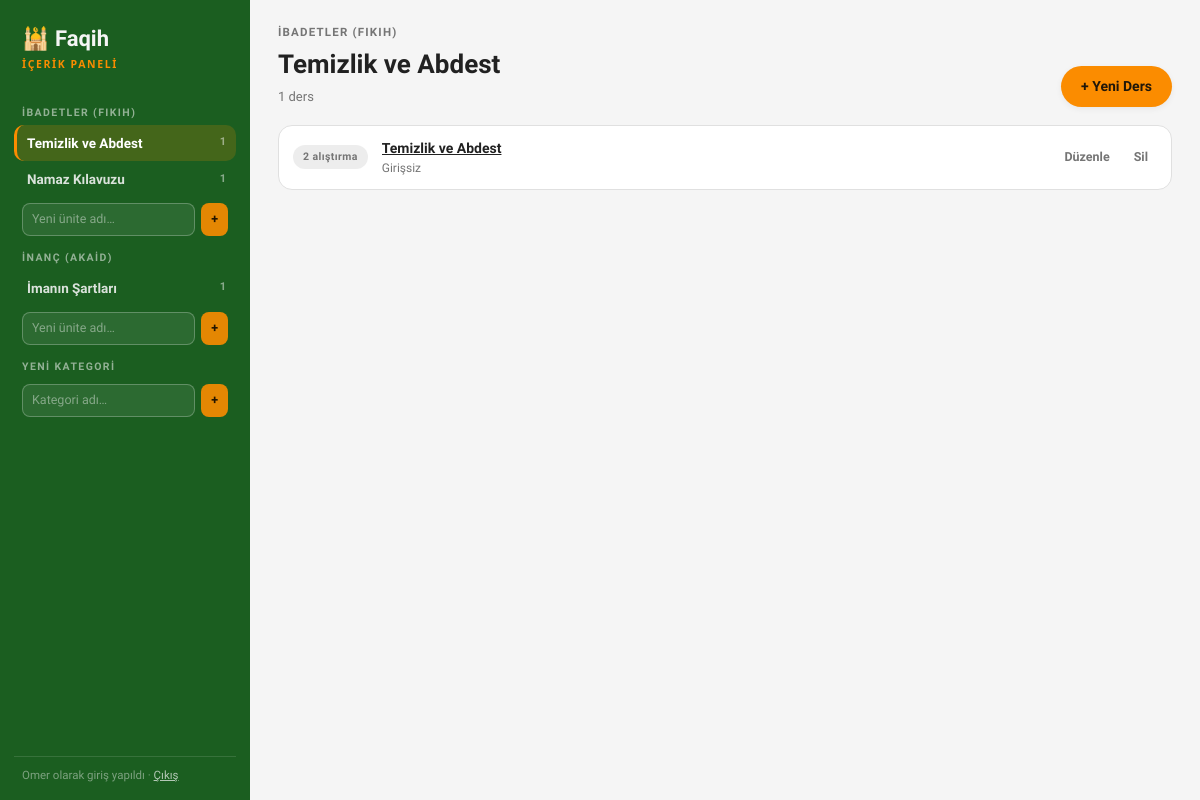
/panel/unite/4/ (signed in), run on the app's committed database.
### content/models.py (models this page shows, shortened)
class Category(models.Model):
    title = models.CharField(max_length=200, verbose_name='Kategori Adı')
    class Meta:
        verbose_name        = 'Kategori'
        verbose_name_plural = 'Kategoriler'
        ordering            = ['id']

class Unit(models.Model):
    category = models.ForeignKey(
        Category, on_delete=models.CASCADE,
        related_name='units', verbose_name='Kategori'
    )
    title = models.CharField(max_length=200, verbose_name='Ünite Adı')
    class Meta:
        verbose_name        = 'Ünite'
        verbose_name_plural = 'Üniteler'
        ordering            = ['id']

class Lesson(models.Model):
    unit             = models.ForeignKey(
        Unit, on_delete=models.CASCADE,
        related_name='lessons', verbose_name='Ünite'
    )
    title            = models.CharField(max_length=200, verbose_name='Ders Adı')
    intro_kind       = models.CharField(
        max_length=10, choices=LESSON_INTRO_KINDS,
        default='none', verbose_name='Giriş Türü'
    )
    intro_text       = models.TextField(blank=True, verbose_name='Giriş Metni')
    intro_video_url  = models.URLField(blank=True, verbose_name='Giriş Videosu')
    intro_image_data = models.BinaryField(null=True, blank=True, editable=False)
    intro_image_mime = models.CharField(max_length=50, blank=True, default='')
    class Meta:
        verbose_name        = 'Ders'
        verbose_name_plural = 'Dersler'
        ordering            = ['id']

### panel/views.py (the view)
# urls.py: path('unite/<int:unit_id>/', views.unit_detail, name='unit'),
@staff_member_required
def unit_detail(request, unit_id):
    unit = get_object_or_404(Unit, pk=unit_id)
    ctx = _sidebar_context(unit)
    ctx['unit'] = unit
    ctx['lessons'] = unit.lessons.all()
    return render(request, 'panel/unit.html', ctx)

### panel/views.py (called while the page is built)
def _sidebar_context(selected_unit=None, selected_lesson=None):
    return {
        'categories': Category.objects.prefetch_related('units__lessons__exercises'),
        'selected_unit': selected_unit,
        'selected_lesson': selected_lesson,
    }

### panel/templates/panel/unit.html (shortened to what this page needs)
{% extends "panel/base.html" %}
{% block main %}
  {% if unit %}
    <div class="crumb">{{ unit.category.title }}</div>
    <div class="main-head">
      <div>
        <h1>{{ unit.title }}</h1>
        <div class="sub">{{ lessons|length }} ders</div>
      </div>
      <a class="btn btn-gold" href="{% url 'panel:lesson_new' unit.id %}">+ Yeni Ders</a>
    </div>
    <div class="qlist">
      {% for lesson in lessons %}
        <div class="qrow">
          <span class="chip" style="--tc: var(--muted)">{{ lesson.exercises.count }} alıştırma</span>
          <div class="qtext">
            <div class="t"><a href="{% url 'panel:lesson' lesson.id %}">{{ lesson.title }}</a></div>
            <div class="a">{% if lesson.intro_kind != 'none' %}Giriş: {{ lesson.get_intro_kind_display }}{% else %}Girişsiz{% endif %}</div>
          </div>
          <div class="qacts">
            <a href="{% url 'panel:lesson_edit' lesson.id %}">Düzenle</a>
            <form method="post" action="{% url 'panel:lesson_delete' lesson.id %}"
                  onsubmit="return confirm('Bu ders silinsin mi? İçindeki tüm alıştırmalar da silinir.');">
              <button type="submit">Sil</button>
            </form>
          </div>
        </div>
      {% empty %}
        <div class="empty">Bu ünitede henüz ders yok.<br>“+ Yeni Ders” ile ilk dersi ekle.</div>
      {% endfor %}
    </div>
  {% else %}
    <div class="main-head"><h1>Hoş geldin 👋</h1></div>
    <div class="empty">Henüz hiç içerik yok.<br>Soldaki menüden bir kategori ekleyerek başla.</div>
  {% endif %}
{% endblock %}

### panel/templates/panel/base.html (shortened to what this page needs)
<!doctype html>
<html lang="tr">
<head>
</head>
<body>
<div class="app">
  <aside class="side">
    <div class="brand">🕌 Faqih<small>İçerik Paneli</small></div>
    <nav class="tree">
      {% for cat in categories %}
        <div class="cat-label">{{ cat.title }}</div>
        {% for u in cat.units.all %}
          <a class="unit-link {% if selected_unit and u.id == selected_unit.id %}sel{% endif %}" href="{% url 'panel:unit' u.id %}">
            <span>{{ u.title }}</span><span class="n">{{ u.lessons.count }}</span>
          </a>
        {% endfor %}
        <form class="side-form" method="post" action="{% url 'panel:add_unit' %}">
          <input type="text" name="title" placeholder="Yeni ünite adı…" required>
          <button type="submit" title="Ünite ekle">+</button>
        </form>
      {% endfor %}
      <div class="cat-label">Yeni kategori</div>
      <form class="side-form" method="post" action="{% url 'panel:add_category' %}">
        <input type="text" name="title" placeholder="Kategori adı…" required>
        <button type="submit" title="Kategori ekle">+</button>
      </form>
    </nav>
    <div class="side-foot">
      {{ request.user.username }} olarak giriş yapıldı · <a href="/admin/logout/">Çıkış</a>
    </div>
  </aside>
  <main class="main">
    {% block main %}{% endblock %}
  </main>
</div>
</body>
</html>

### panel/templates/panel/base.html (style rules this page uses)
:root { --green: #43A047; --green-mid: #2E7D32; --green-deep: #1B5E20; --blue: #1E88E5; --blue-pale: #E3F2FD; --gold: #FB8C00; --gold-pale: #FFF3E0; --bg: #F5F5F5; --card: #FFFFFF; --card-alt: #FAFAFA; --ink: #212121; --muted: #757575; --line: #E0E0E0; --correct: #2E7D32; --wrong: #D32F2F; --t-mcq: #2E7D32; --t-true_false: #1E88E5; --t-matching: #8E24AA; --t-image: #6D4C41; --t-video: #D32F2F; --t-hotspot: #D32F2F; --t-ordering: #6B4FA0; --t-fill_blank: #1E88E5; --shadow-sm: 0 2px 6px rgba(0,0,0,.06); --shadow-md: 0 4px 14px rgba(0,0,0,.08); }
* { box-sizing: border-box; }
html, body { margin: 0; }
body { background: var(--bg); color: var(--ink); font: 14px/1.5 "Plus Jakarta Sans", "Segoe UI", system-ui, sans-serif; }
button { font: inherit; cursor: pointer; }
a { color: inherit; }
.app { display: grid; grid-template-columns: 250px minmax(0,1fr); min-height: 100vh; }
.side { background: var(--green-deep); color: #F5F5F5; padding: 22px 14px 16px; display: flex; flex-direction: column; }
.brand { font-family: "Plus Jakarta Sans", serif; font-size: 22px; font-weight: 800; padding: 0 8px 6px; }
.brand small { display: block; font-family: "Segoe UI", system-ui, sans-serif; font-size: 10.5px; font-weight: 600; letter-spacing: 1.6px; text-transform: uppercase; color: var(--gold); margin-top: 2px; }
.tree { flex: 1; overflow-y: auto; margin-top: 12px; }
.cat-label { font-size: 10.5px; font-weight: 700; letter-spacing: 1.4px; text-transform: uppercase; color: rgba(245,245,245,.55); padding: 14px 8px 4px; }
.unit-link { display: flex; align-items: center; justify-content: space-between; gap: 8px; color: rgba(245,245,245,.88); padding: 8px 10px; border-radius: 10px; font-size: 13.5px; font-weight: 600; text-decoration: none; border-left: 3px solid transparent; }
.unit-link.sel { background: rgba(251,140,0,.18); border-left-color: var(--gold); color: #fff; }
.unit-link .n { font-size: 11px; font-weight: 700; color: rgba(245,245,245,.5); font-variant-numeric: tabular-nums; }
.side-form { display: flex; gap: 6px; padding: 6px 8px 0; }
.side-form input { flex: 1; min-width: 0; border: 1px solid rgba(255,255,255,.25); background: rgba(255,255,255,.08); color: #F5F5F5; border-radius: 8px; padding: 6px 9px; font: inherit; font-size: 12.5px; }
.side-form input::placeholder { color: rgba(245,245,245,.45); }
.side-form button { border: 0; background: rgba(251,140,0,.9); color: #211500; border-radius: 8px; padding: 6px 10px; font-weight: 800; font-size: 12.5px; }
.side-foot { border-top: 1px solid rgba(255,255,255,.12); margin-top: 12px; padding: 10px 8px 0; font-size: 11.5px; color: rgba(245,245,245,.45); }
.side-foot a { color: rgba(245,245,245,.7); }
.main { padding: 24px 28px 48px; min-width: 0; }
.crumb { font-size: 11.5px; font-weight: 700; letter-spacing: 1.2px; text-transform: uppercase; color: var(--muted); margin-bottom: 4px; }
.main-head { display: flex; align-items: flex-end; justify-content: space-between; gap: 16px; flex-wrap: wrap; margin-bottom: 18px; }
.main-head h1 { font-family: "Plus Jakarta Sans", serif; font-size: 26px; font-weight: 800; margin: 0; }
.main-head .sub { color: var(--muted); font-size: 13px; margin-top: 3px; font-variant-numeric: tabular-nums; }
.btn { display: inline-block; border: 0; border-radius: 999px; font-weight: 700; font-size: 14px; padding: 10px 20px; text-decoration: none; }
.btn-gold { background: var(--gold); color: #201709; box-shadow: var(--shadow-sm); }
.qlist { display: flex; flex-direction: column; gap: 8px; }
.qrow { display: grid; grid-template-columns: auto minmax(0,1fr) auto; align-items: center; gap: 14px; background: var(--card); border: 1px solid var(--line); border-radius: 14px; padding: 12px 14px; }
.chip { display: inline-flex; align-items: center; font-size: 10.5px; font-weight: 800; letter-spacing: .4px; padding: 4px 10px; border-radius: 99px; white-space: nowrap; background: color-mix(in srgb, var(--tc) 13%, transparent); color: var(--tc); }
.qtext { min-width: 0; }
.qtext .t { font-weight: 600; font-size: 14px; overflow: hidden; text-overflow: ellipsis; white-space: nowrap; }
.qtext .a { font-size: 12px; color: var(--muted); overflow: hidden; text-overflow: ellipsis; white-space: nowrap; }
.qacts { display: flex; gap: 6px; align-items: center; }
.qacts a, .qacts button { background: none; border: 0; color: var(--muted); font-size: 12.5px; font-weight: 700; padding: 6px 9px; border-radius: 8px; text-decoration: none; }

### data on the page
Category: title "İBADETLER (FIKIH)"
Unit: title "Temizlik ve Abdest", lessons.count "1", category "İBADETLER (FIKIH)"
Unit: title "Namaz Kılavuzu", lessons.count "1"
Category: title "İNANÇ (AKAID)"
Unit: title "İmanın Şartları", lessons.count "1"

### other printed values
{{ request.user.username }} "Omer"
{{ lessons|length }} "1"
